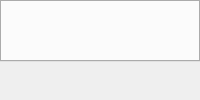
  <widget class="QWidget" name="centralwidget">
   <layout class="QGridLayout" name="gridLayout_29">
    <property name="margin">
     <number>0</number>
    </property>
    <property name="spacing">
     <number>0</number>
    </property>
    <item row="0" column="0">
     <widget class="QTabWidget" name="tabWidget_files">
      <property name="currentIndex">
       <number>-1</number>
      </property>
      <property name="tabsClosable">
       <bool>true</bool>
      </property>
      <property name="movable">
       <bool>true</bool>
      </property>
     </widget>
    </item>
    <item row="1" column="0">
     <widget class="QFrame" name="frame_logo">
      <property name="frameShape">
       <enum>QFrame::NoFrame</enum>
      </property>
      <property name="frameShadow">
       <enum>QFrame::Raised</enum>
      </property>
      <layout class="QGridLayout" name="gridLayout">
       <item row="1" column="0">
        <spacer name="horizontalSpacer">
         <property name="orientation">
          <enum>Qt::Horizontal</enum>
         </property>
         <property name="sizeHint" stdset="0">
          <size>
           <width>40</width>
           <height>20</height>
          </size>
         </property>
        </spacer>
       </item>
       <item row="1" column="1">
        <widget class="QLabel" name="label_logo">
         <property name="text">
          <string/>
         </property>
         <property name="pixmap">
          <pixmap resource="../../../../pinguino-extra/resources/resources.qrc">:/logo/art/banner_blue.png</pixmap>
         </property>
        </widget>
       </item>
       <item row="1" column="2">
        <spacer name="horizontalSpacer_2">
         <property name="orientation">
          <enum>Qt::Horizontal</enum>
         </property>
         <property name="sizeHint" stdset="0">
          <size>
           <width>40</width>
           <height>20</height>
          </size>
         </property>
        </spacer>
       </item>
      </layout>
     </widget>
    </item>
   </layout>
  </widget>
